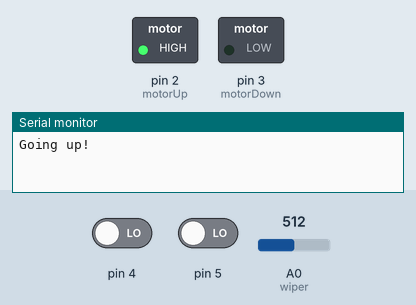
Bench run of a sketch on a simulated Arduino Uno, built with avr-gcc and run on an emulated ATmega328P. On the bench: switched loads named in the sketch (green lamp = pin HIGH), the last lines printed to the serial monitor. The test bench sets the inputs (shaded band); at power-on: pin 4 LOW, pin 5 LOW, A0 (wiper) = 512.

Above: at 0.1 s.
At 1.7 s:
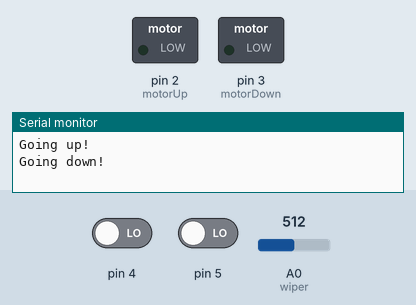
1.8 s: pin 4 driven HIGH
3.3 s: pin 5 driven HIGH
4.9 s: A0 (wiper) set to 988
7.9 s: A0 (wiper) set to 1012
At 8.4 s:
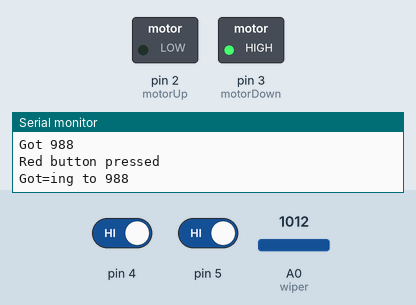
Timing chart, 0 to 10.4 s (numbered marks = the images above; inputs shaded):
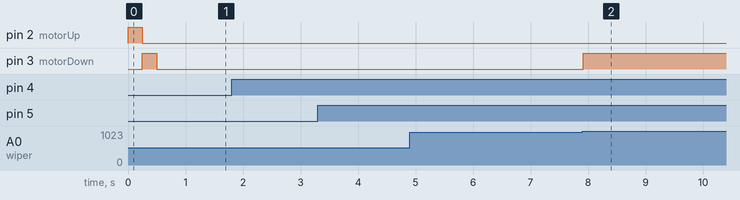

Measured:
- the behaviour switches between 999 and 1000 on A0 (wiper) (found by bisection; images 1 and 2)
- after the input at 7.9 s, pin 3 (motorDown): LOW → HIGH at once

The sketch:

single-fader-test.ino
```cpp
int motorUp = 2;
int motorDown = 3;
int gotten = 0;
int wiper = A0;
double faderMax = 0;
double faderMin = 0;
void calibrateFader() {
  //pin order-- white, blue, green

    //Send fader to the top and read max position
   // digitalWrite(enable, HIGH);
    digitalWrite(motorUp, HIGH);
    Serial.print("Going up! \n");
    delay(250);
    Serial.print("Going down! \n");
    digitalWrite(motorUp, LOW);
   // digitalWrite(enable, LOW);
    faderMax = analogRead(wiper);

    //Send fader to the bottom and read max position
    digitalWrite(motorDown, HIGH);
    delay(250);
    digitalWrite(motorDown, LOW);
    faderMin = analogRead(wiper);
}
void setup() {
  pinMode(2,OUTPUT);
pinMode(3, OUTPUT);
pinMode(4, INPUT);
pinMode(5, INPUT);
  Serial.begin(9600);
  calibrateFader();
  // begins to read value from serial monitor


}

void loop() {

 //   Serial.println(analogRead(A0));
    if(digitalRead(5) == HIGH) {
      Serial.print("Black button pressed\n");
      String str = "Got ";


      gotten = analogRead(A0);
      str += gotten;
      str += "\n";
      Serial.print(str);
    }
    if(digitalRead(4) == HIGH) {
      Serial.print("Red button pressed\n");
       String str = "Got=ing to ";
      str += gotten;
      str += "\n";
      //adapted from codyhazelwood/motorized-fader-arduino
      Serial.print(str);
      if (gotten < analogRead(wiper) - 10 && gotten > faderMin) {
        digitalWrite(motorDown, HIGH);
        while (gotten < analogRead(wiper) - 10) {};  //Loops until motor is done moving
        digitalWrite(motorDown, LOW);
    }
    else if (gotten > analogRead(wiper) + 10 && gotten < faderMax) {
        digitalWrite(motorUp, HIGH);
        while (gotten > analogRead(wiper) + 10) {}; //Loops until motor is done moving
        digitalWrite(motorUp, LOW);
    }
    }


  }
```
